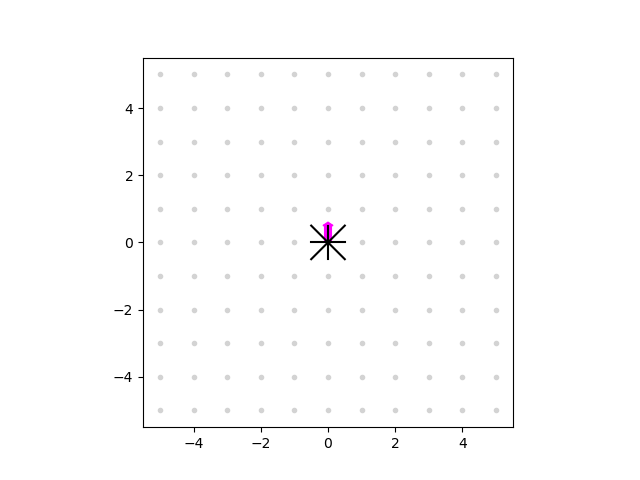

Generate this figure with Python:
import matplotlib.pyplot as plt
from enum import Enum
import math
from queue import PriorityQueue

# Heading deltas
HEADING_DELTAS = {
    0: (0, 1),    # North
    1: (-1, 1),   # Northwest
    2: (-1, 0),   # West
    3: (-1, -1),  # Southwest
    4: (0, -1),   # South
    5: (1, -1),   # Southeast
    6: (1, 0),    # East
    7: (1, 1),    # Northeast
}

# Drawing deltas are half-length for visualization
DRAW_DELTAS = {h: (dx * 0.5, dy * 0.5) for h, (dx, dy) in HEADING_DELTAS.items()}


class STATUS(Enum):
    UNKNOWN     = 0
    NONEXISTENT = 1
    UNEXPLORED  = 2
    DEADEND     = 3
    CONNECTED   = 4


class Intersection:
    def __init__(self, x, y):
        self.x = x
        self.y = y
        self.streets = [STATUS.UNKNOWN for _ in range(8)]
        self.blocked = [False for _ in range(8)]  # ← blockage flags per heading
        self.cost = float('inf')
        self.direction_to_goal = None

    def set_blocked(self, heading, is_blocked=True):
        """Mark a given heading as blocked or unblocked."""
        self.blocked[heading] = is_blocked

    def clear_blocked(self):
        """Clear all blocked flags."""
        self.blocked = [False for _ in range(8)]


class Map:
    def __init__(self):
        self.intersections = {}
        self.x = 0
        self.y = 0
        self.heading = 0

    def clear_all_blockages(self):
        """UI ‘clear’ command: remove every blockage flag from every intersection."""
        for inter in self.intersections.values():
            inter.clear_blocked()

    def getintersection(self, x, y):
        if (x, y) not in self.intersections:
            self.intersections[(x, y)] = Intersection(x, y)
        return self.intersections[(x, y)]

    def getstreet(self, x, y, heading):
        return self.getintersection(x, y).streets[heading]

    def setstreet(self, x, y, heading, status):
        inter = self.getintersection(x, y)
        existing = inter.streets[heading]
        # Do not downgrade CONNECTED/DEADEND/NONEXISTENT
        if existing in (STATUS.CONNECTED, STATUS.DEADEND, STATUS.NONEXISTENT) and existing != status:
            print(f"[WARN] Not downgrading street ({x}, {y}) h={heading}")
            return
        inter.streets[heading] = status

    def updateheading(self, turn_amt):
        self.heading = (self.heading + turn_amt) % 8

    def updatemove(self):
        dx, dy = HEADING_DELTAS[self.heading]
        self.x += dx
        self.y += dy

    def showwithrobot(self, xpose, ypose, hpose, fname="map.png"):
        """
        Plot the map, including streets and robot heading,
        then save to a PNG and pause so it renders on‐screen.
        """
        plt.ion()
        plt.clf()
        ax = plt.axes()
        ax.set_xlim(-5.5, 5.5)
        ax.set_ylim(-5.5, 5.5)
        ax.set_aspect('equal')
        ax.grid(False)

        # draw grid dots
        for xi in range(-6, 6):
            for yi in range(-6, 6):
                ax.plot(xi, yi, 'o', markersize=3, color='lightgray')

        # draw each street and blockage
        for (ix, iy), inter in self.intersections.items():
            for h, status in enumerate(inter.streets):
                dx, dy = DRAW_DELTAS[h]
                xfrom, yfrom = ix, iy
                xto, yto = ix + dx, iy + dy
                # choose color by status
                color_map = {
                    STATUS.UNKNOWN:     'black',
                    STATUS.NONEXISTENT: 'lightgray',
                    STATUS.UNEXPLORED:  'blue',
                    STATUS.DEADEND:     'red',
                    STATUS.CONNECTED:   'green',
                }
                c = color_map[status]
                # always solid line
                ax.plot([xfrom, xto], [yfrom, yto], '-', color=c)

                # overlay blockage marker if blocked
                if inter.blocked[h]:
                    mx, my = (xfrom + xto) / 2, (yfrom + yto) / 2
                    ax.plot(mx, my, marker='x', markersize=8, color='red', markeredgewidth=2)

            # optionally draw Dijkstra arrows
            if inter.direction_to_goal is not None:
                dx, dy = DRAW_DELTAS[inter.direction_to_goal]
                ax.arrow(ix, iy, dx, dy, head_width=0.1, color='orange')

        # draw the robot’s own pose
        dxh, dyh = HEADING_DELTAS[hpose]
        mag = math.hypot(dxh, dyh) or 1
        ux, uy = dxh/mag, dyh/mag
        length = 0.5
        ax.arrow(xpose, ypose, ux*length, uy*length,
                 width=0.2, head_width=0.3, head_length=0.1,
                 color='magenta')

        # save to disk
        plt.pause(0.001)
        if fname:
            plt.savefig(fname)

    def show(self, fname="map.png"):
        self.showwithrobot(self.x, self.y, self.heading, fname)

    def cleargoal(self):
        for inter in self.intersections.values():
            inter.cost = float('inf')
            inter.direction_to_goal = None

    def setgoal(self, xgoal, ygoal):
        print(f"Clearing previous goal data…")
        self.cleargoal()
        if (xgoal, ygoal) not in self.intersections:
            print(f"Goal ({xgoal},{ygoal}) not on map; cannot set goal.")
            return
        goal = self.getintersection(xgoal, ygoal)
        goal.cost = 0
        print(f"Goal node at ({xgoal},{ygoal}) cost set to 0")
        q = PriorityQueue()
        q.put((0, xgoal, ygoal))
        while not q.empty():
            cost, x, y = q.get()
            inter = self.getintersection(x, y)
            if cost > inter.cost:
                continue
            for h in range(8):
                if inter.streets[h] == STATUS.CONNECTED and not inter.blocked[h]:
                    dx, dy = HEADING_DELTAS[h]
                    xn, yn = x + dx, y + dy
                    neighbor = self.getintersection(xn, yn)
                    new_cost = cost + math.hypot(dx, dy)
                    if new_cost < neighbor.cost:
                        neighbor.cost = new_cost
                        neighbor.direction_to_goal = (h + 4) % 8
                        q.put((new_cost, xn, yn))
            self.showwithrobot(self.x, self.y, self.heading)
        if goal.cost == float('inf'):
            print(f"[WARN] Goal ({xgoal},{ygoal}) unreachable.")
        else:
            print(f"Done. Goal tree built, goal cost={goal.cost:.1f}")

    def skipped_directions(self, turn_number):
        skipped = []
        old = self.heading
        if turn_number > 0:
            for i in range(1, turn_number):
                skipped.append((old - i) % 8)
        elif turn_number < 0:
            for i in range(1, -turn_number):
                skipped.append((old + i) % 8)
        return skipped
